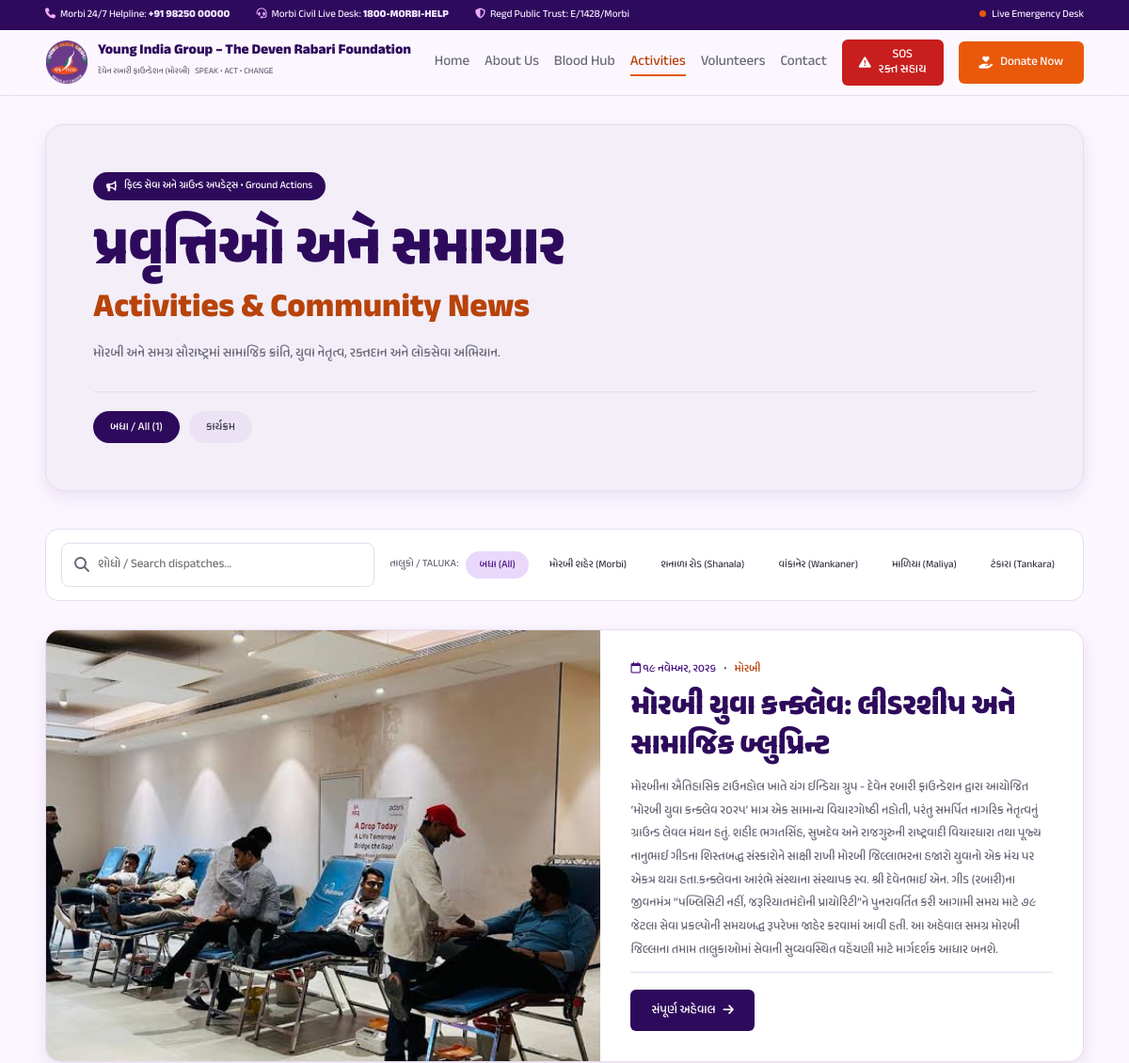
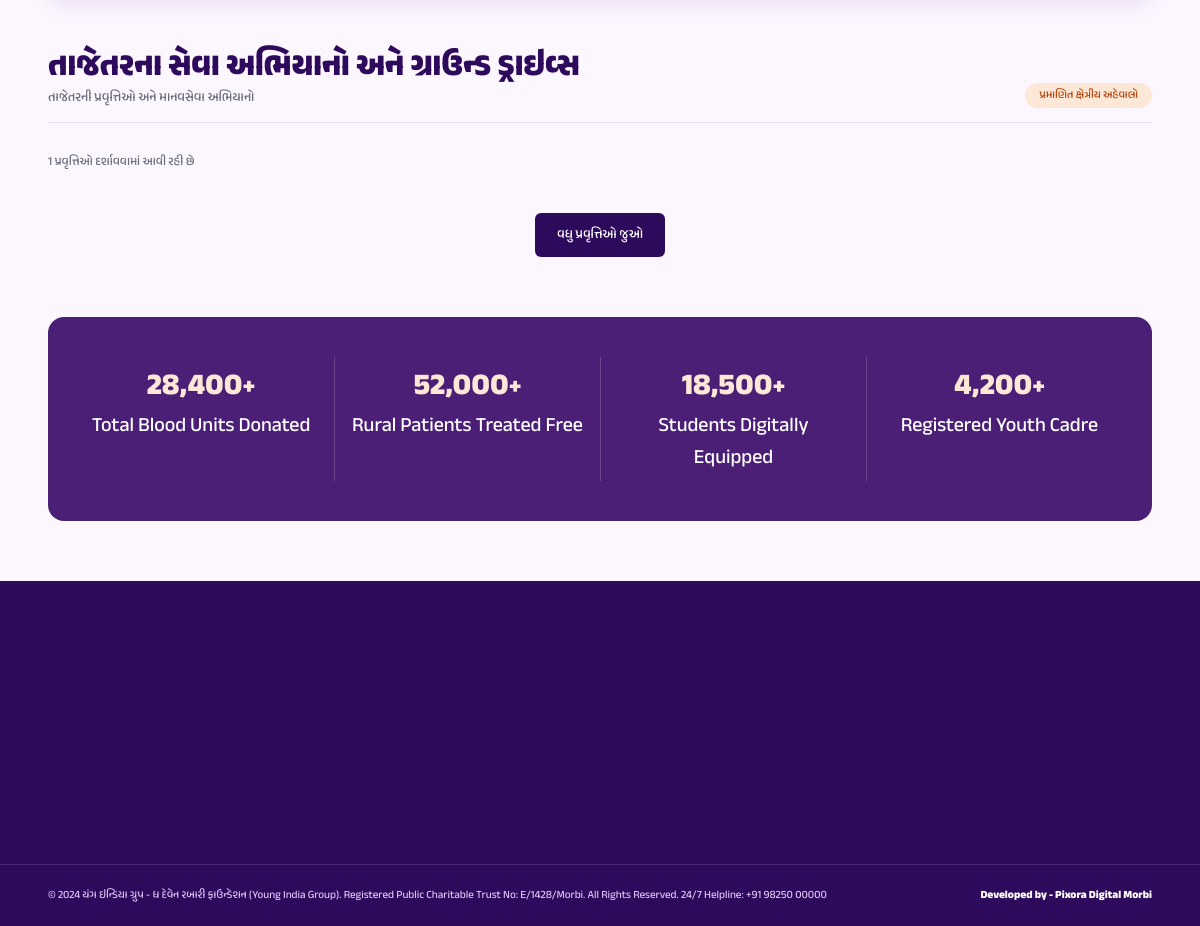
Page /activities.php on the committed database (2 pictures, top to bottom).
### tables this page shows
CREATE TABLE `activity_translations` (
  `id` int UNSIGNED NOT NULL,
  `activity_id` int UNSIGNED NOT NULL,
  `language` enum('gu','en','hi') NOT NULL,
  `title` varchar(200) NOT NULL,
  `short_description` text,
  `context_background` mediumtext,
  `description` mediumtext NOT NULL,
  `image_caption` varchar(255) DEFAULT NULL,
  `created_at` timestamp NOT NULL DEFAULT CURRENT_TIMESTAMP,
  `updated_at` timestamp NOT NULL DEFAULT CURRENT_TIMESTAMP ON UPDATE CURRENT_TIMESTAMP
);

CREATE TABLE `activities` (
  `id` int UNSIGNED NOT NULL,
  `title` varchar(200) NOT NULL,
  `category` enum('Event','Donation & Charity','Blood Drive','Medical Camp','Education','Environment','Awareness') NOT NULL,
  `area` varchar(60) NOT NULL COMMENT 'Area / Taluka',
  `activity_date` date NOT NULL,
  `status` enum('Published','Draft','Unpublished') NOT NULL DEFAULT 'Draft',
  `featured_image` varchar(255) DEFAULT NULL,
  `description` mediumtext NOT NULL COMMENT 'HTML from the rich text editor. Clean it on the server before saving.',
  `created_by` int UNSIGNED DEFAULT NULL,
  `created_at` timestamp NOT NULL DEFAULT CURRENT_TIMESTAMP,
  `updated_at` timestamp NOT NULL DEFAULT CURRENT_TIMESTAMP ON UPDATE CURRENT_TIMESTAMP
);

### activities.php (the view, shortened to what this page needs)
<?php
$pdo = db();
function activityEscape($value): string
{
    return htmlspecialchars(
        (string) ($value ?? ''),
        ENT_QUOTES | ENT_SUBSTITUTE,
        'UTF-8'
    );
}
function activityCategoryGujarati(string $category): string
{
    return match ($category) {
        'Event' => 'કાર્યક્રમ',
        'Donation & Charity' => 'દાન અને સેવાકાર્ય',
        'Blood Drive' => 'રક્તદાન શિબિર',
        'Medical Camp' => 'આરોગ્ય શિબિર',
        'Education' => 'શિક્ષણ',
        'Environment' => 'પર્યાવરણ',
        'Awareness' => 'જાગૃતિ',
        default => 'સમુદાય સેવા',
    };
}
function activityCategoryKey(string $category): string
{
    return match ($category) {
        'Blood Drive' => 'blood',
        'Medical Camp' => 'medical',
        'Education' => 'education',
        'Environment' => 'environment',
        'Donation & Charity' => 'donation',
        'Awareness' => 'awareness',
        'Event' => 'event',
        default => 'other',
    };
}
function activityTalukaKey(string $area): string
{
    $normalized = function_exists('mb_strtolower')
        ? mb_strtolower(trim($area), 'UTF-8')
        : strtolower(trim($area));
    if (str_contains($normalized, 'morbi') || str_contains($normalized, 'મોરબી')) {
        return 'morbi';
    }
    return 'other';
}
function activityAreaGujarati(string $area): string
{
    return match (activityTalukaKey($area)) {
        'morbi' => 'મોરબી',
        'shanala' => 'શનાળા',
        'wankaner' => 'વાંકાનેર',
        'maliya' => 'માળિયા',
        'tankara' => 'ટંકારા',
        default => $area,
    };
}
function activityGujaratiDate(string $date): string
{
    try {
        $dateObject = new DateTimeImmutable($date);
    } catch (Throwable $e) {
        return $date;
    }
    $months = [
        1 => 'જાન્યુઆરી',
        2 => 'ફેબ્રુઆરી',
        3 => 'માર્ચ',
        4 => 'એપ્રિલ',
        5 => 'મે',
        6 => 'જૂન',
        7 => 'જુલાઈ',
        8 => 'ઓગસ્ટ',
        9 => 'સપ્ટેમ્બર',
        10 => 'ઓક્ટોબર',
        11 => 'નવેમ્બર',
        12 => 'ડિસેમ્બર',
    ];
    $dateText = $dateObject->format('d') . ' '
        . $months[(int) $dateObject->format('n')] . ', '
        . $dateObject->format('Y');
    return strtr($dateText, [
        '0' => '૦', '1' => '૧', '2' => '૨', '3' => '૩', '4' => '૪',
        '5' => '૫', '6' => '૬', '7' => '૭', '8' => '૮', '9' => '૯',
    ]);
}
function activityImage(array $activity): string
{
    $image = trim((string) ($activity['featured_image'] ?? ''));
    return $image !== '' ? $image : 'assets/photos/02.jpg';
}
    ?>
    <?php
function fetchActivityPage(PDO $pdo, int $featuredId, int $offset, int $limit): array
{
    $stmt = $pdo->prepare(
        "SELECT
            a.id,
            a.title AS original_title,
            a.category,
            a.area,
            a.activity_date,
            a.featured_image,
            a.created_at,
            t.title AS gujarati_title,
            t.short_description,
            t.context_background AS gujarati_context_background,
            t.description AS translation_description,
            t.image_caption
         FROM activities AS a
         INNER JOIN activity_translations AS t
            ON t.activity_id = a.id
           AND t.language = 'gu'
         WHERE a.status = 'Published'
           AND a.id <> :featured_id
         ORDER BY a.created_at DESC, a.id DESC
         LIMIT :limit OFFSET :offset"
    );
    $stmt->bindValue(':featured_id', $featuredId, PDO::PARAM_INT);
    $stmt->bindValue(':limit', $limit, PDO::PARAM_INT);
    $stmt->bindValue(':offset', $offset, PDO::PARAM_INT);
    $stmt->execute();
    return $stmt->fetchAll(PDO::FETCH_ASSOC);
}
$featuredActivity = null;
$activities = [];
$activityCategories = [];
$totalRemaining = 0;
try {
    $featuredStmt = $pdo->query(
        "SELECT
            a.id,
            a.title AS original_title,
            a.category,
            a.area,
            a.activity_date,
            a.featured_image,
            a.created_at,
            t.title AS gujarati_title,
            t.context_background AS gujarati_context_background,
            t.short_description,
            t.description AS translation_description,
            t.image_caption
         FROM activities AS a
         INNER JOIN activity_translations AS t
            ON t.activity_id = a.id
           AND t.language = 'gu'
         WHERE a.status = 'Published'
         ORDER BY a.created_at DESC, a.id DESC
         LIMIT 1"
    );
    $featuredActivity = $featuredStmt->fetch(PDO::FETCH_ASSOC) ?: null;
    $featuredId = (int) ($featuredActivity['id'] ?? 0);
    $categoryStmt = $pdo->query(
        "SELECT DISTINCT a.category
         FROM activities AS a
         INNER JOIN activity_translations AS t
            ON t.activity_id = a.id
           AND t.language = 'gu'
         WHERE a.status = 'Published'
         ORDER BY a.category"
    );
    $activityCategories = $categoryStmt->fetchAll(PDO::FETCH_COLUMN);
    $countStmt = $pdo->prepare(
        "SELECT COUNT(*)
         FROM activities AS a
         INNER JOIN activity_translations AS t
            ON t.activity_id = a.id
           AND t.language = 'gu'
         WHERE a.status = 'Published'
           AND a.id <> :featured_id"
    );
    $countStmt->execute([':featured_id' => $featuredId]);
    $totalRemaining = (int) $countStmt->fetchColumn();
    $activities = fetchActivityPage($pdo, $featuredId, 0, 9);
} catch (Throwable $e) {
    $pageLoadError = true;
    error_log('Activities page load error: ' . $e->getMessage());
}
$initialCount = count($activities);
$hasMore = $initialCount < $totalRemaining;
$categoryLabels = [
    'blood' => 'રક્તદાન કેમ્પ',
    'medical' => 'આરોગ્ય કેમ્પ',
    'education' => 'શિક્ષણ સહાય',
    'environment' => 'વૃક્ષારોપણ',
    'donation' => 'દાન અને સેવાકાર્ય',
    'awareness' => 'જાગૃતિ',
    'event' => 'કાર્યક્રમ',
    'other' => 'અન્ય',
];
$featuredTitle = trim((string) ($featuredActivity['gujarati_title'] ?? ''));
$featuredDescription = '';
if ($featuredActivity) {
    $context = (string) ($featuredActivity['gujarati_context_background'] ?? '');
    $featuredDescription = html_entity_decode(
        strip_tags($context),
        ENT_QUOTES | ENT_HTML5,
        'UTF-8'
    );
    $featuredDescription = trim(
        preg_replace('/\s+/u', ' ', $featuredDescription) ?? $featuredDescription
    );
}
$featuredImage = $featuredActivity
    ? activityImage($featuredActivity)
    : 'assets/photos/01.jpg';
$featuredArea = $featuredActivity
    ? activityAreaGujarati((string) ($featuredActivity['area'] ?? ''))
    : '';
$featuredDate = $featuredActivity
    ? activityGujaratiDate((string) ($featuredActivity['activity_date'] ?? ''))
    : '';
?>
<!DOCTYPE html>
<html lang="gu">
<head>
  <link rel="stylesheet" href="https://cdnjs.cloudflare.com/ajax/libs/font-awesome/6.5.2/css/all.min.css">
  <link rel="stylesheet" href="assets/css/style.css">
</head>
<body>
<?php include 'header.php'; ?>
<main>
  <section class="activity-hero">
    <div class="container">
      <div class="activity-hero__panel">
        <span class="activity-chip">
          <i class="fa-solid fa-bullhorn"></i>
          ફિલ્ડ સેવા અને ગ્રાઉન્ડ અપડેટ્સ • Ground Actions
        </span>
        <h1>પ્રવૃત્તિઓ અને સમાચાર</h1>
        <h2>Activities &amp; Community News</h2>
        <p>મોરબી અને સમગ્ર સૌરાષ્ટ્રમાં સામાજિક ક્રાંતિ, યુવા નેતૃત્વ, રક્તદાન અને લોકસેવા અભિયાન.</p>
        <hr class="activity-hero__rule">
        <div class="activity-pills" id="categoryFilters">
          <button
            type="button"
            class="activity-pill is-active"
            data-group="category"
            data-value="all"
            aria-pressed="true"
          >બધા / All (<?= (int) (count($activities) + ($featuredActivity ? 1 : 0) + $totalRemaining) ?>)</button>
          <?php foreach ($activityCategories as $category): ?>
            <?php
              $category = (string) $category;
              $categoryKey = activityCategoryKey($category);
            ?>
            <button
              type="button"
              class="activity-pill"
              data-group="category"
              data-value="<?= activityEscape($categoryKey) ?>"
              aria-pressed="false"
            ><?= activityEscape($categoryLabels[$categoryKey] ?? activityCategoryGujarati($category)) ?></button>
          <?php endforeach; ?>
        </div>
      </div>
    </div>
  </section>
  <section>
    <div class="container">
      <div class="activity-toolbar">
        <label class="activity-search">
          <i class="fa-solid fa-magnifying-glass"></i>
          <input
            type="search"
            id="activitySearch"
            placeholder="શોધો / Search dispatches..."
            aria-label="પ્રવૃત્તિઓ શોધો"
          >
        </label>
        <div class="activity-taluka">
          <span>તાલુકો / TALUKA:</span>
          <button type="button" class="activity-pill is-active" data-group="taluka" data-value="all" aria-pressed="true">બધા (All)</button>
          <button type="button" class="activity-pill" data-group="taluka" data-value="morbi" aria-pressed="false">મોરબી શહેર (Morbi)</button>
          <button type="button" class="activity-pill" data-group="taluka" data-value="shanala" aria-pressed="false">શનાળા રોડ (Shanala)</button>
          <button type="button" class="activity-pill" data-group="taluka" data-value="wankaner" aria-pressed="false">વાંકાનેર (Wankaner)</button>
          <button type="button" class="activity-pill" data-group="taluka" data-value="maliya" aria-pressed="false">માળિયા (Maliya)</button>
          <button type="button" class="activity-pill" data-group="taluka" data-value="tankara" aria-pressed="false">ટંકારા (Tankara)</button>
        </div>
      </div>
    </div>
  </section>
  <section>
    <div class="container">
      <?php if ($featuredActivity): ?>
        <?php
          $featuredId = (int) $featuredActivity['id'];
          $featuredCategoryKey = activityCategoryKey(
              (string) $featuredActivity['category']
          );
          $featuredTalukaKey = activityTalukaKey(
              (string) $featuredActivity['area']
          );
        ?>
        <article
          class="activity-feature"
          data-activity
          data-category="<?= activityEscape($featuredCategoryKey) ?>"
          data-taluka="<?= activityEscape($featuredTalukaKey) ?>"
        >
          <div class="activity-feature__image">
            <img src="<?= activityEscape($featuredImage) ?>" alt="<?= activityEscape($featuredTitle) ?>">
          </div>
          <div class="activity-feature__body">
            <div class="activity-meta">
              <span><i class="fa-regular fa-calendar"></i> <?= activityEscape($featuredDate) ?></span>
              <span><?= activityEscape($featuredArea) ?></span>
            </div>
            <h2 lang="gu"><?= activityEscape($featuredTitle) ?></h2>
           <p lang="gu"><?= activityEscape($featuredDescription) ?></p>
            <div class="activity-feature__actions">
              <a
                href="activity/template.php?id=<?= $featuredId ?>"
                class="btn btn--purple"
              >સંપૂર્ણ અહેવાલ <i class="fa-solid fa-arrow-right"></i></a>
            </div>
          </div>
        </article>
      <?php else: ?>
        <p lang="gu">હાલમાં કોઈ ગુજરાતી અનુવાદવાળી પ્રકાશિત પ્રવૃત્તિ ઉપલબ્ધ નથી.</p>
      <?php endif; ?>
    </div>
  </section>
  <section>
    <div class="container">
      <div class="activity-head">
        <div>
          <h2>તાજેતરના સેવા અભિયાનો અને ગ્રાઉન્ડ ડ્રાઇવ્સ</h2>
          <p>તાજેતરની પ્રવૃત્તિઓ અને માનવસેવા અભિયાનો</p>
        </div>
        <span class="activity-verified">પ્રમાણિત ક્ષેત્રીય અહેવાલો</span>
      </div>
      <p class="activity-count" id="resultCount" role="status"></p>
      <div class="activity-more-wrap" style="text-align:center; margin-top:24px;">
        <button
          type="button"
          class="btn btn--purple"
          id="seeMoreActivities"
          data-offset="<?= $initialCount ?>"
          <?= $hasMore ? '' : 'hidden' ?>
        >વધુ પ્રવૃત્તિઓ જુઓ</button>
      </div>
    </div>
  </section>
  <section>
    <div class="container">
      <div class="activity-stats">
        <div class="activity-stats__grid">
          <div class="activity-stats__item"><strong><span data-count="28400" style="font-size:30px;">28,400</span>+</strong><span>Total Blood Units Donated</span></div>
          <div class="activity-stats__item"><strong><span data-count="52000" style="font-size:30px;">52,000</span>+</strong><span>Rural Patients Treated Free</span></div>
          <div class="activity-stats__item"><strong><span data-count="18500" style="font-size:30px;">18,500</span>+</strong><span>Students Digitally Equipped</span></div>
          <div class="activity-stats__item"><strong><span data-count="4200" style="font-size:30px;">4,200</span>+</strong><span>Registered Youth Cadre</span></div>
        </div>
      </div>
    </div>
  </section>
</main>
<?php include 'footer.php'; ?>
</body>
</html>

### rows in the picture
activity_translations: activity.featured_image (picture), activity.activity_date "૧૯ નવેમ્બર, ૨૦૨૬", activity.area "મોરબી", title "મોરબી યુવા કન્ક્લેવ: લીડરશીપ અને સામાજિક બ્લુપ્રિન્ટ", context_background "મોરબીના ઐતિહાસિક ટાઉનહોલ ખાતે યંગ ઈન્ડિયા ગ્રુપ - દેવેન રબારી ફાઉન્ડેશન દ્વારા આયોજિત ‘મોરબી યુવા કન્ક્લેવ ૨૦૨૫’ માત્ર એક સામાન્ય વિચારગોષ્ઠી નહોતી, પરંતુ સમર્પિત નાગરિક નેતૃત્વનું ગ્રાઉન્ડ લેવલ મંથન હતું. શહીદ ભગતસિંહ, સુખદેવ અને રાજગુરુની રાષ્ટ્રવાદી વિચારધારા તથા પૂજ્ય નાનુભાઈ ગીડના શિસ્તબદ્ધ સંસ્કારોને સાક્ષી રાખી મોરબી જિલ્લાભરના હજારો યુવાનો એક મંચ પર એકત્ર થયા હતા.કન્ક્લેવના આરંભે સંસ્થાના સંસ્થાપક સ્વ. શ્રી દેવેનભાઈ એન. ગીડ (રબારી)ના જીવનમંત્ર “પબ્લિસિટી નહીં, જરૂરિયાતમંદોની પ્રાયોરિટી”ને પુનરાવર્તિત કરી આગામી સમય માટે ૭૯ જેટલા સેવા પ્રકલ્પોની સમયબદ્ધ રૂપરેખા જાહેર કરવામાં આવી હતી. આ અહેવાલ સમગ્ર મોરબી જિલ્લાના તમામ તાલુકાઓમાં સેવાની સુવ્યવસ્થિત વહેંચણી માટે માર્ગદર્શક આધાર બનશે."

### other values in the picture
count($activities) + ($featuredActivity ? 1 : 0) + $totalRemaining "1"
